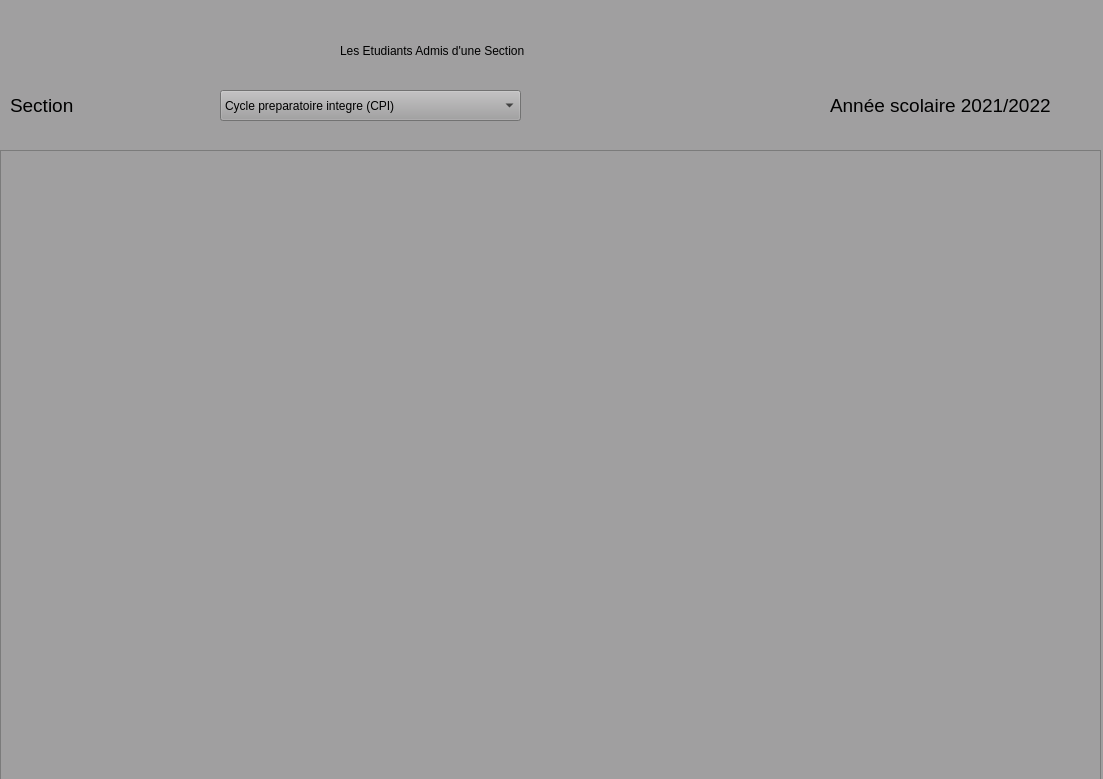
<?xml version="1.0" encoding="UTF-8"?>
<ui version="4.0">
 <class>Dialog</class>
 <widget class="QDialog" name="Dialog">
  <property name="geometry">
   <rect>
    <x>0</x>
    <y>0</y>
    <width>1103</width>
    <height>779</height>
   </rect>
  </property>
  <property name="windowTitle">
   <string>Dialog</string>
  </property>
  <property name="styleSheet">
   <string notr="true">font: 75 12pt &quot;Arial&quot;;background-color:#A09FA0;</string>
  </property>
  <widget class="QLabel" name="label_6">
   <property name="geometry">
    <rect>
     <x>10</x>
     <y>90</y>
     <width>181</width>
     <height>31</height>
    </rect>
   </property>
   <property name="font">
    <font>
     <family>MS Shell Dlg 2</family>
     <pointsize>14</pointsize>
     <weight>50</weight>
     <italic>false</italic>
     <bold>false</bold>
    </font>
   </property>
   <property name="styleSheet">
    <string notr="true">font: 14pt &quot;MS Shell Dlg 2&quot;;</string>
   </property>
   <property name="text">
    <string>Section</string>
   </property>
  </widget>
  <widget class="QLabel" name="label">
   <property name="geometry">
    <rect>
     <x>830</x>
     <y>90</y>
     <width>221</width>
     <height>31</height>
    </rect>
   </property>
   <property name="font">
    <font>
     <family>MS Shell Dlg 2</family>
     <pointsize>14</pointsize>
     <weight>50</weight>
     <italic>false</italic>
     <bold>false</bold>
    </font>
   </property>
   <property name="styleSheet">
    <string notr="true">font: 14pt &quot;MS Shell Dlg 2&quot;;</string>
   </property>
   <property name="text">
    <string>Année scolaire 2021/2022</string>
   </property>
  </widget>
  <widget class="QComboBox" name="comboBoxSection">
   <property name="geometry">
    <rect>
     <x>220</x>
     <y>90</y>
     <width>301</width>
     <height>31</height>
    </rect>
   </property>
   <item>
    <property name="text">
     <string>Cycle preparatoire integre (CPI)</string>
    </property>
   </item>
   <item>
    <property name="text">
     <string>Diplome national d'ingenieur(ING)</string>
    </property>
   </item>
   <item>
    <property name="text">
     <string>Licence en sciences de l’informatique(L-I)</string>
    </property>
   </item>
   <item>
    <property name="text">
     <string>Licence en mathematiques appliquee (L-M)</string>
    </property>
   </item>
  </widget>
  <widget class="QLabel" name="label_10">
   <property name="geometry">
    <rect>
     <x>340</x>
     <y>30</y>
     <width>451</width>
     <height>41</height>
    </rect>
   </property>
   <property name="layoutDirection">
    <enum>Qt::LeftToRight</enum>
   </property>
   <property name="styleSheet">
    <string notr="true">font: 75 22pt &quot;MS Shell Dlg 2&quot;;</string>
   </property>
   <property name="text">
    <string>Les Etudiants Admis d'une Section</string>
   </property>
  </widget>
  <widget class="QTableView" name="tableView">
   <property name="geometry">
    <rect>
     <x>0</x>
     <y>150</y>
     <width>1101</width>
     <height>631</height>
    </rect>
   </property>
  </widget>
 </widget>
 <resources/>
 <connections/>
</ui>
